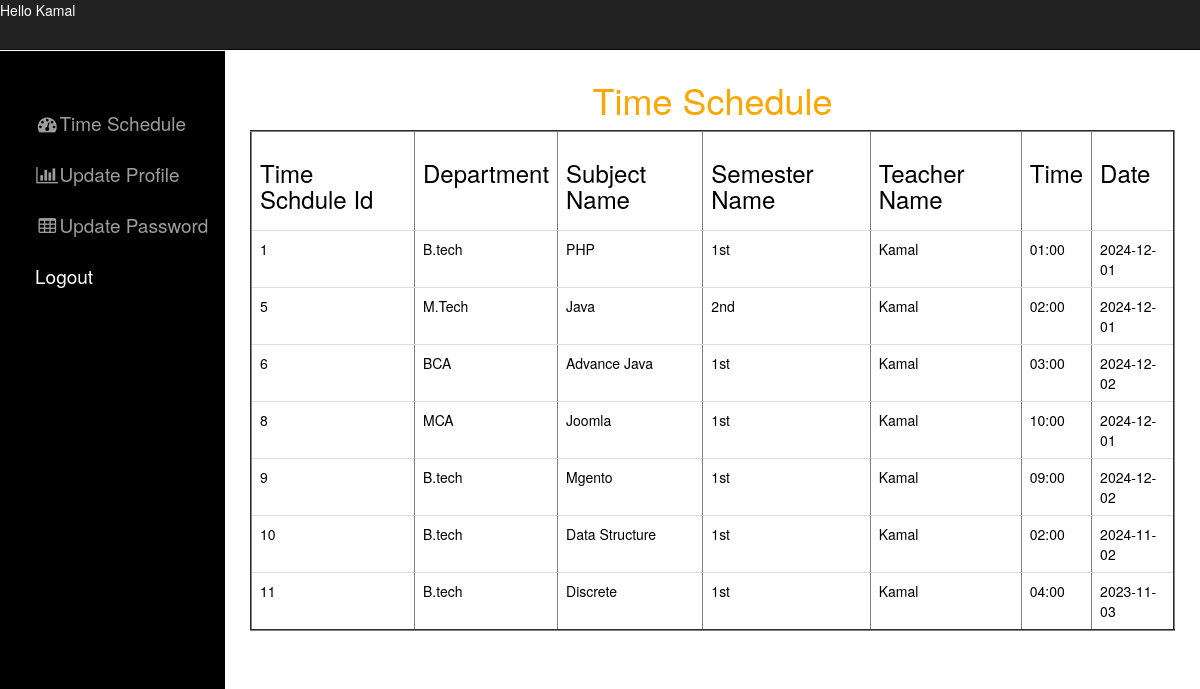
Screenshot of /staff/staffdashboard.php?info=timeschedule (signed in) with the database file from the repository.
### tables this page shows
CREATE TABLE IF NOT EXISTS `timeschedule` (
  `timeschedule_id` int(11) NOT NULL AUTO_INCREMENT,
  `department_name` varchar(20) DEFAULT NULL,
  `semester_name` varchar(20) DEFAULT NULL,
  `subject_name` varchar(20) DEFAULT NULL,
  `time` varchar(20) DEFAULT NULL,
  `date` varchar(40) DEFAULT NULL,
  `teacher_id` int(11) NOT NULL,
  PRIMARY KEY (`timeschedule_id`),
  KEY `teacher_id` (`teacher_id`)
);

CREATE TABLE IF NOT EXISTS `department` (
  `department_id` int(11) NOT NULL AUTO_INCREMENT,
  `department_name` varchar(50) NOT NULL,
  PRIMARY KEY (`department_id`),
  FULLTEXT KEY `course_name` (`department_name`)
);

CREATE TABLE IF NOT EXISTS `subject` (
  `subject_id` int(11) NOT NULL AUTO_INCREMENT,
  `subject_name` varchar(20) DEFAULT NULL,
  `sem_id` int(11) NOT NULL,
  `department_id` int(11) NOT NULL,
  PRIMARY KEY (`subject_id`),
  KEY `course_id` (`department_id`)
);

CREATE TABLE IF NOT EXISTS `semester` (
  `sem_id` int(11) NOT NULL AUTO_INCREMENT,
  `semester_name` varchar(20) DEFAULT NULL,
  `department_id` int(11) NOT NULL,
  PRIMARY KEY (`sem_id`),
  KEY `course_id` (`department_id`)
);

CREATE TABLE IF NOT EXISTS `teacher` (
  `teacher_id` int(11) NOT NULL AUTO_INCREMENT,
  `name` varchar(50) NOT NULL,
  `eid` varchar(50) NOT NULL,
  `password` varchar(10) NOT NULL,
  `mob` bigint(20) NOT NULL,
  `address` varchar(1000) NOT NULL,
  `department_id` int(11) NOT NULL,
  `sem_id` int(11) NOT NULL,
  `status` varchar(100) NOT NULL,
  `date` date NOT NULL,
  PRIMARY KEY (`teacher_id`),
  UNIQUE KEY `eid` (`eid`),
  FULLTEXT KEY `name` (`name`)
);

### staff/timeschedule.php (the view)
<h1 style="color:orange">Time Schedule</h1>
<?php
echo "<table border='2px' class='table' height='100px'>";
echo "<Tr>
<th><font color='black'><h3>Time Schdule Id</h3></font></th>
<th><font color='black'><h3>Department</h3></font></th>
<th><font color='black'><h3>Subject Name</h3></font></th>
<th><font color='black'><h3>Semester Name</h3></font></th>
<th><font color='black'><h3>Teacher Name</h3></font></th>
<th><font color='black'><h3>Time</h3></font></th>
<th><font color='black'><h3>Date</h3></font></th>
</tr>";
$que=mysqli_query($con,"select *  from timeschedule where teacher_id='".$_SESSION['teacher_id']."'");
	while($res=mysqli_fetch_array($que))
	{
	echo "<tr>";
	echo "<td style='color:black'>".$res['timeschedule_id']."</td>" ;
	$que2=mysqli_query($con,"select *  from department where department_id='".$res['department_name']."'");
	$res2=mysqli_fetch_array($que2);
	echo "<td style='color:black'>".$res2['department_name']."</td>" ;
	$que3=mysqli_query($con,"select *  from subject where subject_id='".$res['subject_name']."'");
	$res3=mysqli_fetch_array($que3);
	echo "<td style='color:black'>".$res3['subject_name']."</td>" ;
	$que4=mysqli_query($con,"select *  from semester where sem_id='".$res['semester_name']."'");
	$res4=mysqli_fetch_array($que4);
	echo "<td style='color:black'>".$res4['semester_name']."</td>" ;
	$que5=mysqli_query($con,"select *  from teacher where teacher_id='".$res['teacher_id']."'");
	$res5=mysqli_fetch_array($que5);
	echo "<td style='color:black'>".$res5['name']."</td>" ;
	echo "<td style='color:black'>".$res['time']."</td>" ;
	echo "<td style='color:black'>".$res['date']."</td>" ;
	?>
	<?php
	echo "</tr>";
	}
	echo "</table>";
?>

### staff/css/sb-admin.css (style rules this page uses)
body { margin-top: 100px; }
@media (min-width:768px) { body { margin-top: 50px; } }

### rows the page displays
timeschedule: timeschedule_id "1", department.department_name "B.tech", subject.subject_name "PHP", semester.semester_name "1st", teacher.name "Kamal", time "01:00", date "2024-12-01"
timeschedule: timeschedule_id "5", department.department_name "M.Tech", subject.subject_name "Java", semester.semester_name "2nd", teacher.name "Kamal", time "02:00", date "2024-12-01"
timeschedule: timeschedule_id "6", department.department_name "BCA", subject.subject_name "Advance Java", semester.semester_name "1st", teacher.name "Kamal", time "03:00", date "2024-12-02"
timeschedule: timeschedule_id "8", department.department_name "MCA", subject.subject_name "Joomla", semester.semester_name "1st", teacher.name "Kamal", time "10:00", date "2024-12-01"
timeschedule: timeschedule_id "9", department.department_name "B.tech", subject.subject_name "Mgento", semester.semester_name "1st", teacher.name "Kamal", time "09:00", date "2024-12-02"
timeschedule: timeschedule_id "10", department.department_name "B.tech", subject.subject_name "Data Structure", semester.semester_name "1st", teacher.name "Kamal", time "02:00", date "2024-11-02"
timeschedule: timeschedule_id "11", department.department_name "B.tech", subject.subject_name "Discrete", semester.semester_name "1st", teacher.name "Kamal", time "04:00", date "2023-11-03"

### other values shown
$_SESSION['name'] "Kamal"
